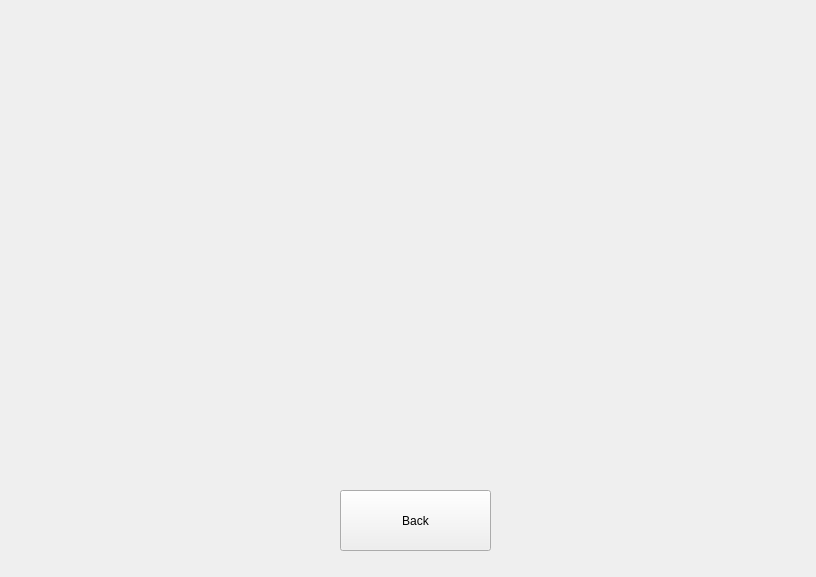
<?xml version="1.0" encoding="UTF-8"?>
<ui version="4.0">
 <class>MainWindow</class>
 <widget class="QMainWindow" name="MainWindow">
  <property name="geometry">
   <rect>
    <x>0</x>
    <y>0</y>
    <width>816</width>
    <height>577</height>
   </rect>
  </property>
  <property name="minimumSize">
   <size>
    <width>816</width>
    <height>577</height>
   </size>
  </property>
  <property name="maximumSize">
   <size>
    <width>816</width>
    <height>577</height>
   </size>
  </property>
  <property name="windowTitle">
   <string>MainWindow</string>
  </property>
  <widget class="QWidget" name="centralwidget">
   <widget class="QLabel" name="label">
    <property name="geometry">
     <rect>
      <x>-10</x>
      <y>0</y>
      <width>816</width>
      <height>577</height>
     </rect>
    </property>
    <property name="minimumSize">
     <size>
      <width>816</width>
      <height>577</height>
     </size>
    </property>
    <property name="maximumSize">
     <size>
      <width>816</width>
      <height>577</height>
     </size>
    </property>
    <property name="text">
     <string/>
    </property>
    <property name="pixmap">
     <pixmap>../Cube/imagens/Cozinha/pia.png</pixmap>
    </property>
   </widget>
   <widget class="QPushButton" name="BackPia">
    <property name="geometry">
     <rect>
      <x>340</x>
      <y>490</y>
      <width>151</width>
      <height>61</height>
     </rect>
    </property>
    <property name="text">
     <string>Back</string>
    </property>
   </widget>
  </widget>
 </widget>
 <resources/>
 <connections/>
</ui>
